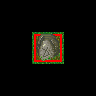

Tiled map render using the project's own tile images. Description and the map definition, with tile-layer contents summarised, below:
An orthogonal 3x3 tile map with 32x32 px tiles, 6 tile layers (regions, output_triggers, input4_ground, input3_ground, ...), 2 tilesets.

<map version="1.0" orientation="orthogonal" width="3" height="3" tilewidth="32" tileheight="32">
 <tileset firstgid="1" name="Woodland_ground" tilewidth="32" tileheight="32">
  <image source="tiles/Woodland_ground.png" trans="ff00ff" width="512" height="512" />
 </tileset>
 <tileset firstgid="257" source="tiles/triggers.tsx" />
 <layer name="regions" width="3" height="3">
  <data>[9 cells, 1 non-empty, 1 distinct tile ids]</data>
 </layer>
 <layer name="output_triggers" width="3" height="3">
  <data>[9 cells, 1 non-empty, 1 distinct tile ids]</data>
 </layer>
 <layer name="input4_ground" width="3" height="3">
  <data>[9 cells, 1 non-empty, 1 distinct tile ids]</data>
 </layer>
 <layer name="input3_ground" width="3" height="3">
  <data>[9 cells, 1 non-empty, 1 distinct tile ids]</data>
 </layer>
 <layer name="input1_ground" width="3" height="3">
  <data>[9 cells, 1 non-empty, 1 distinct tile ids]</data>
 </layer>
 <layer name="input_ground" width="3" height="3">
  <data>[9 cells, 1 non-empty, 1 distinct tile ids]</data>
 </layer>
</map>
